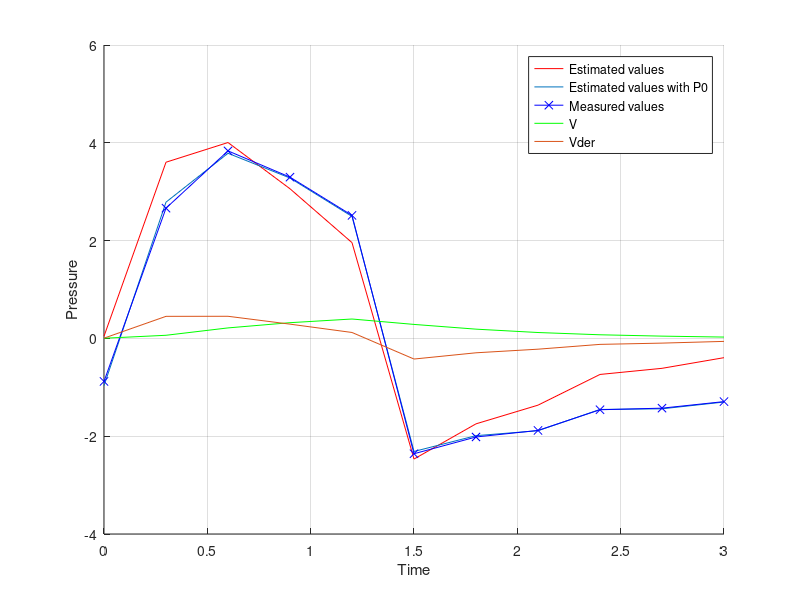

Reproduce this figure in MATLAB.
clc
clear

time = ...
   [0.0;
    0.3;
    0.6;
    0.9
    1.2;
    1.5;
    1.8;
    2.1;
    2.4;
    2.7;
    3.0;];


Vder=...
[
  0.0048;
  0.4512;
  0.4524;
  0.2916;
  0.1212;
  -0.4220;
  -0.2943;
  -0.2205;
  -0.1222;
  -0.0963;
  -0.0611;];


  V =...
  [
  	0.0031;
    0.0639;
    0.2146;
    0.3214;
    0.3966;
    0.2860;
    0.1892;
    0.1203;
    0.0741;
    0.0465;
    0.0273;
  ];




  Pmas=...
[
  -0.8796;
  2.6633;
  3.8347;
  3.2975;
  2.5159;
  -2.3584;
  -2.0160;
  -1.8821;
  -1.4588;
  -1.4265;
  -1.2926;];


X = [V Vder];

P0 = ones(11, 1);

Xnew = [V Vder P0];

b = regress(Pmas, X);

bnew = regress(Pmas, Xnew);

Pcalc = b(1)*V + b(2)*Vder;

PcalcNew = bnew(1)*V + bnew(2)*Vder + bnew(3);

hold all
plot(time, Pcalc, 'r');grid;
plot(time, PcalcNew);
plot(time, Pmas, '-xb');
plot(time, V, 'g');
plot(time, Vder);
xlabel('Time');
ylabel('Pressure');
legend('Estimated values', 'Estimated values with P0', 'Measured values', 'V', 'Vder');




